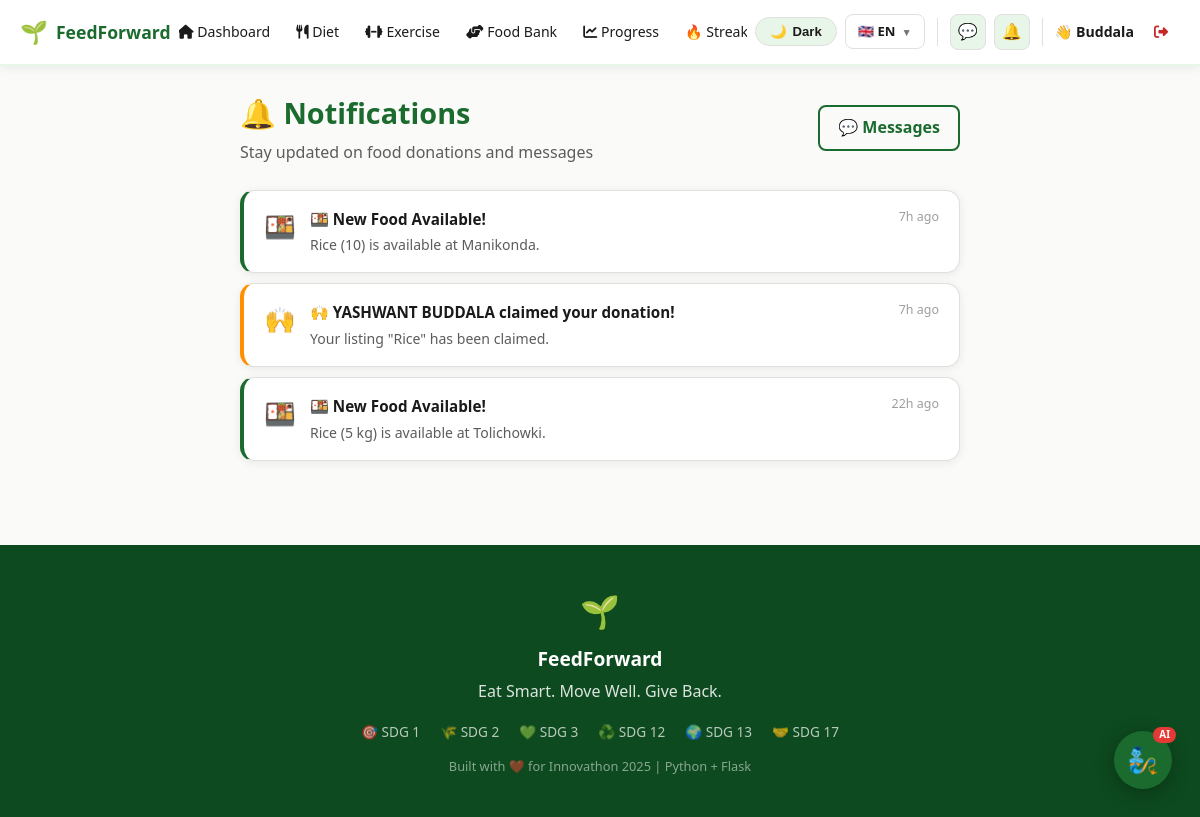
Page /inbox/notifications (signed in) on the committed database.
### models/user.py (models this page shows, shortened)
class User(db.Model, UserMixin):
    __tablename__ = 'users'
    id            = db.Column(db.Integer, primary_key=True)
    name          = db.Column(db.String(100), nullable=False)
    email         = db.Column(db.String(120), unique=True, nullable=False)
    password_hash = db.Column(db.String(200), nullable=False)
    role          = db.Column(db.String(20), default='user')  # user / donor / recipient / admin
    age           = db.Column(db.Integer)
    weight        = db.Column(db.Float)
    height        = db.Column(db.Float)
    gender        = db.Column(db.String(10))
    dietary_pref  = db.Column(db.String(20))   # veg / non_veg / vegan
    health_goal   = db.Column(db.String(20))   # lose_weight / gain_muscle / stay_fit
    fitness_level = db.Column(db.String(20))   # beginner / intermediate / advanced
    equipment     = db.Column(db.String(20))   # none / dumbbells / gym
    days_per_week = db.Column(db.Integer, default=4)
    location      = db.Column(db.String(200))
    latitude      = db.Column(db.Float)
    longitude     = db.Column(db.Float)
    profile_complete = db.Column(db.Boolean, default=False)
    allergies     = db.Column(db.String(200), default='')  # comma-separated e.g. "gluten,dairy,nuts"
    created_at    = db.Column(db.DateTime, default=datetime.utcnow)
    meal_plans    = db.relationship('MealPlan',     backref='user', lazy=True)
    exercise_plans= db.relationship('ExercisePlan', backref='user', lazy=True)
    donations     = db.relationship('FoodListing',  foreign_keys='FoodListing.donor_id',    backref='donor',     lazy=True)
    claims        = db.relationship('FoodListing',  foreign_keys='FoodListing.claimed_by',  backref='recipient', lazy=True)
    progress_logs = db.relationship('ProgressLog',  backref='user', lazy=True)

### models/models.py (models this page shows)
class Notification(db.Model):
    __tablename__ = 'notifications'
    id           = db.Column(db.Integer, primary_key=True)
    user_id      = db.Column(db.Integer, db.ForeignKey('users.id'), nullable=False)  # recipient
    type         = db.Column(db.String(50))   # 'new_donation' | 'message' | 'claim' | 'pickup'
    title        = db.Column(db.String(200))
    body         = db.Column(db.String(500))
    link         = db.Column(db.String(300))  # URL to navigate to
    is_read      = db.Column(db.Boolean, default=False)
    created_at   = db.Column(db.DateTime, default=datetime.utcnow)
    @property
    def time_ago(self):
        delta = datetime.utcnow() - self.created_at
        s = int(delta.total_seconds())
        if s < 60:    return 'just now'
        if s < 3600:  return f'{s//60}m ago'
        if s < 86400: return f'{s//3600}h ago'
        return f'{s//86400}d ago'

### routes/inbox.py (the view)
@inbox.route('/notifications')
@login_required
def notifications():
    notifs = Notification.query.filter_by(user_id=current_user.id)\
                               .order_by(Notification.created_at.desc()).limit(50).all()
    Notification.query.filter_by(user_id=current_user.id, is_read=False).update({'is_read': True})
    db.session.commit()
    return render_template('inbox/notifications.html', notifs=notifs)

### templates/inbox/notifications.html (shortened to what this page needs)
{% extends 'base.html' %}
{% block content %}
<div style="max-width:720px;margin:0 auto;">
  <div style="display:flex;align-items:center;justify-content:space-between;margin-bottom:24px;flex-wrap:wrap;gap:12px;">
    <div>
      <h1 style="font-size:1.8rem;font-weight:800;color:var(--green);margin:0 0 4px;">🔔 Notifications</h1>
      <p style="color:var(--text2);margin:0;">Stay updated on food donations and messages</p>
    </div>
    <a href="{{ url_for('inbox.messages') }}" class="btn-secondary" style="padding:8px 18px;">
      💬 Messages
    </a>
  </div>
  {% if notifs %}
  <div style="display:flex;flex-direction:column;gap:10px;">
    {% for n in notifs %}
    <a href="{{ n.link or '#' }}"
       style="text-decoration:none;display:block;">
      <div class="card" style="padding:16px 20px;border-left:4px solid
           {% if n.type == 'new_donation' %}var(--green)
           {% elif n.type == 'message' %}var(--blue)
           {% else %}var(--amber){% endif %};
           transition:transform .15s;">
        <div style="display:flex;justify-content:space-between;align-items:flex-start;gap:12px;">
          <div style="display:flex;gap:14px;align-items:flex-start;">
            <div style="font-size:1.6rem;flex-shrink:0;">
              {% if n.type == 'new_donation' %}🍱
              {% elif n.type == 'message' %}💬
              {% elif n.type == 'claim' %}🙌
              {% elif n.type == 'pickup' %}✅
              {% else %}🔔{% endif %}
            </div>
            <div>
              <div style="font-weight:700;color:var(--text);font-size:.95rem;margin-bottom:3px;">
                {{ n.title }}
              </div>
              <div style="color:var(--text2);font-size:.88rem;">{{ n.body }}</div>
            </div>
          </div>
          <div style="flex-shrink:0;text-align:right;">
            <div style="font-size:.78rem;color:var(--text3);">{{ n.time_ago }}</div>
          </div>
        </div>
      </div>
    </a>
    {% endfor %}
  </div>
  {% endif %}
</div>
{% endblock %}

### templates/base.html (shortened to what this page needs)
<!DOCTYPE html>
<html lang="{{ lang }}" data-theme="light">
<head>
  <link href="https://cdnjs.cloudflare.com/ajax/libs/font-awesome/6.4.0/css/all.min.css" rel="stylesheet"/>
  <link rel="stylesheet" href="https://unpkg.com/leaflet@1.9.4/dist/leaflet.css"/>
</head>
<body>
<nav style="background:var(--nav-bg);border-bottom:2px solid var(--nav-border);
            position:sticky;top:0;z-index:1000;box-shadow:0 2px 10px var(--shadow);">
  <div style="max-width:1280px;margin:0 auto;padding:0 20px;
              display:flex;align-items:center;justify-content:space-between;
              height:64px;gap:8px;">
    <a href="{{ url_for('main.index') }}"
       style="display:flex;align-items:center;gap:8px;flex-shrink:0;">
      <span style="font-size:1.4rem;">🌱</span>
      <span style="font-size:1.1rem;font-weight:800;color:var(--green);">FeedForward</span>
    </a>
    {% if current_user.is_authenticated %}
    <div style="display:flex;gap:2px;align-items:center;overflow-x:auto;flex:1;justify-content:center;">
      <a href="{{ url_for('main.dashboard') }}"
         class="nav-link {% if request.endpoint=='main.dashboard' %}active{% endif %}">
        <i class="fas fa-home"></i> {{ t.nav_dashboard }}
      </a>
      <a href="{{ url_for('diet.index') }}"
         class="nav-link {% if 'diet' in (request.endpoint or '') %}active{% endif %}">
        <i class="fas fa-utensils"></i> {{ t.nav_diet }}
      </a>
      <a href="{{ url_for('exercise.index') }}"
         class="nav-link {% if 'exercise' in (request.endpoint or '') %}active{% endif %}">
        <i class="fas fa-dumbbell"></i> {{ t.nav_exercise }}
      </a>
      <a href="{{ url_for('foodbank.index') }}"
         class="nav-link {% if 'foodbank' in (request.endpoint or '') %}active{% endif %}">
        <i class="fas fa-hands-helping"></i> {{ t.nav_foodbank }}
      </a>
      <a href="{{ url_for('progress.index') }}"
         class="nav-link {% if 'progress' in (request.endpoint or '') %}active{% endif %}">
        <i class="fas fa-chart-line"></i> {{ t.nav_progress }}
      </a>
      <a href="{{ url_for('streak.index') }}"
         class="nav-link {% if 'streak' in (request.endpoint or '') %}active{% endif %}">
        🔥 Streak
      </a>
    </div>
    {% endif %}
    <div style="display:flex;align-items:center;gap:8px;flex-shrink:0;">
      <button id="themeToggle" onclick="toggleTheme()" title="Toggle theme">
        <span id="themeIcon">🌙</span>
        <span id="themeLabel">Dark</span>
      </button>
      <div class="lang-wrap">
        <div class="lang-trigger">
          {% if lang == 'en' %}🇬🇧 EN
          {% elif lang == 'te' %}🇮🇳 TE
          {% else %}🇮🇳 HI{% endif %}
          <span style="font-size:.65rem;opacity:.6;">▼</span>
        </div>
      </div>
      {% if current_user.is_authenticated %}
        <a href="{{ url_for('inbox.messages') }}" class="icon-btn" title="Messages">
          💬
        </a>
        <a href="{{ url_for('inbox.notifications') }}" class="icon-btn" title="Notifications">
          🔔
        </a>
        <span style="font-weight:600;color:var(--text);font-size:.88rem;">
          👋 {{ current_user.name.split()[0] }}
        </span>
        <a href="{{ url_for('auth.logout') }}" class="nav-link"
           style="color:var(--red);" title="{{ t.nav_logout }}">
          <i class="fas fa-sign-out-alt"></i>
        </a>
      {% else %}
        <a href="{{ url_for('auth.login') }}"    class="btn-secondary" style="padding:7px 16px;font-size:.88rem;">{{ t.nav_login }}</a>
        <a href="{{ url_for('auth.register') }}" class="btn-primary"   style="padding:7px 16px;font-size:.88rem;">{{ t.nav_get_started }}</a>
      {% endif %}
    </div>
  </div>
</nav>
<main style="max-width:1280px;margin:0 auto;padding:24px 20px;">
  {% block content %}{% endblock %}
</main>
<footer style="background:var(--green-dk);color:#fff;padding:40px 24px;margin-top:60px;text-align:center;">
  <div style="max-width:1280px;margin:0 auto;">
    <div style="font-size:2rem;margin-bottom:8px;">🌱</div>
    <div style="font-size:1.2rem;font-weight:700;margin-bottom:4px;">FeedForward</div>
    <div style="opacity:.85;margin-bottom:16px;">{{ t.footer_tagline }}</div>
    <div style="display:flex;justify-content:center;gap:20px;flex-wrap:wrap;opacity:.7;font-size:.85rem;margin-bottom:14px;">
      <span>🎯 SDG 1</span><span>🌾 SDG 2</span><span>💚 SDG 3</span>
      <span>♻️ SDG 12</span><span>🌍 SDG 13</span><span>🤝 SDG 17</span>
    </div>
    <div style="opacity:.5;font-size:.8rem;">{{ t.footer_built }}</div>
  </div>
</footer>
{% if current_user.is_authenticated %}
<div id="feedgenie-btn" onclick="toggleChat()"
     style="position:fixed;bottom:28px;right:28px;z-index:9000;
            width:58px;height:58px;background:var(--green);border-radius:50%;
            display:flex;align-items:center;justify-content:center;
            font-size:1.6rem;cursor:pointer;box-shadow:0 4px 20px rgba(0,0,0,.3);
            transition:transform .2s,box-shadow .2s;"
     onmouseover="this.style.transform='scale(1.12)'"
     onmouseout="this.style.transform='scale(1)'"
     title="Chat with FeedGenie">
  🧞
  <div style="position:absolute;top:-4px;right:-4px;background:#E53935;color:#fff;
              border-radius:10px;padding:1px 6px;font-size:.62rem;font-weight:800;line-height:1.4;">AI</div>
</div>
{% endif %}
</body>
</html>

### templates/base.html (style rules this page uses)
:root { --bg:#FAFAF8;--bg2:#F2F4F0;--surface:#FFFFFF;--surface2:#F7F8F5; --border:#E0E0DC;--text:#1A1A1A;--text2:#5C5C5C;--text3:#9E9E9E; --green:#1B6B2F;--green-dk:#0D4A1F;--green-lt:#E8F5E9;--green-mid:#C8E6C9; --amber:#FF8F00;--blue:#1565C0;--blue-lt:#E3F2FD;--red:#C62828; --red-lt:#FFEBEE;--yellow-lt:#FFF9C4; --shadow:rgba(0,0,0,.07);--shadow-hov:rgba(0,0,0,.13); --nav-bg:#FFFFFF;--nav-border:#E8F5E9;--input-bg:#FFFFFF;--toggle-bg:#E8F5E9; }
*,*::before,*::after { box-sizing:border-box; }
html { scroll-behavior:smooth; }
body { font-family:'Segoe UI',system-ui,sans-serif;background:var(--bg);color:var(--text);margin:0;line-height:1.6;transition:background .3s,color .3s; }
a { text-decoration:none; }
.btn-secondary { border:2px solid var(--green);color:var(--green);padding:10px 24px;border-radius:8px;font-weight:600;display:inline-block;background:transparent;cursor:pointer;transition:background .2s; }
.card { background:var(--surface);border-radius:14px;box-shadow:0 2px 10px var(--shadow);padding:24px;border:1px solid var(--border);transition:box-shadow .2s; }
.nav-link { padding:7px 12px;border-radius:8px;color:var(--text);font-weight:500;font-size:.88rem;white-space:nowrap;transition:background .15s,color .15s; }
#themeToggle { background:var(--toggle-bg);border:1.5px solid var(--border);border-radius:50px;padding:6px 14px;cursor:pointer;font-size:.82rem;font-weight:700;color:var(--text);display:flex;align-items:center;gap:6px;transition:all .2s;white-space:nowrap; }
.lang-wrap { position:relative; }
.lang-trigger { background:var(--surface);border:1.5px solid var(--border);border-radius:8px;padding:6px 12px;cursor:pointer;font-size:.82rem;font-weight:700;color:var(--text);display:flex;align-items:center;gap:6px;transition:border .2s;white-space:nowrap;user-select:none; }
.icon-btn { position: relative; background: var(--toggle-bg); border: 1.5px solid var(--border); border-radius: 8px; width: 36px; height: 36px; display: flex; align-items: center; justify-content: center; cursor: pointer; color: var(--text); font-size: 1rem; transition: all .2s; text-decoration: none; flex-shrink: 0; }

### rows in the picture
User: name "Buddala"
Notification: title "🍱 New Food Available!", body "Rice (10) is available at Manikonda.", time_ago "7h ago"
Notification: title "🙌 YASHWANT BUDDALA claimed your donation!", body "Your listing \"Rice\" has been claimed.", time_ago "7h ago"
Notification: title "🍱 New Food Available!", body "Rice (5 kg) is available at Tolichowki.", time_ago "22h ago"

### other values in the picture
{{ t.nav_dashboard }} "Dashboard"
{{ t.nav_diet }} "Diet"
{{ t.nav_exercise }} "Exercise"
{{ t.nav_foodbank }} "Food Bank"
{{ t.nav_progress }} "Progress"
{{ t.footer_tagline }} "Eat Smart. Move Well. Give Back."
{{ t.footer_built }} "Built with ❤️ for Innovathon 2025 | Python + Flask"
